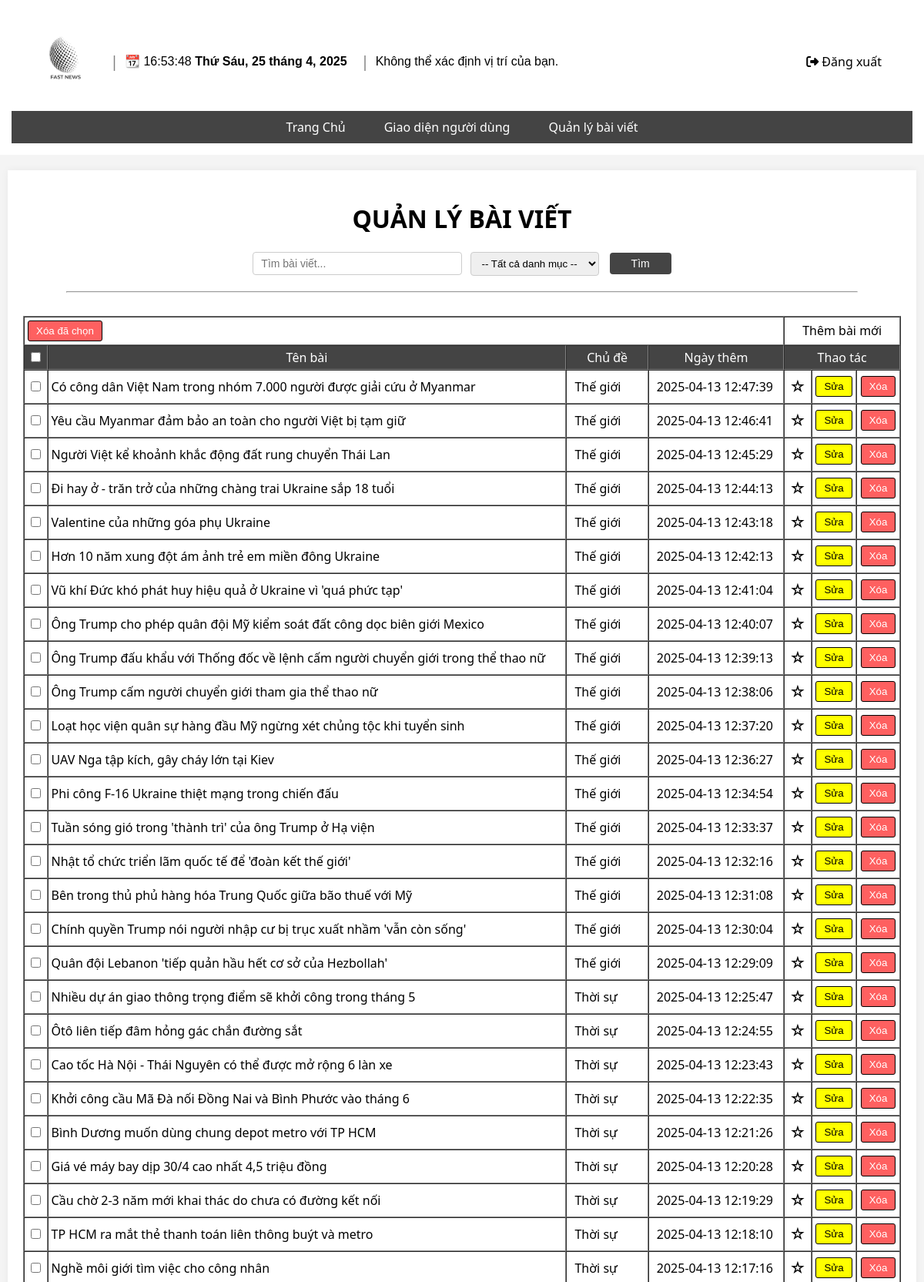
Screenshot of /news/admin/articleList.php (signed in, upper part) with the database file from the repository.
### tables this page shows
CREATE TABLE `news` (
  `id` int(11) NOT NULL,
  `title` varchar(255) NOT NULL,
  `description` text DEFAULT 'Mô tả',
  `content` text DEFAULT 'Nội dung',
  `image` varchar(255) DEFAULT 'img',
  `author` varchar(100) DEFAULT 'tác giả',
  `created_at` timestamp NOT NULL DEFAULT current_timestamp(),
  `category` varchar(255) NOT NULL,
  `is_featured` tinyint(1) NOT NULL DEFAULT 0,
  `views` int(11) NOT NULL DEFAULT 0
);

### news/admin/articleList.php (the view, shortened to what this page needs)
<?php
include '../functions/database.php';
$search = isset($_GET['search']) ? trim($_GET['search']) : '';
$selectedCategory = $_GET['category'] ?? '';
if ($search !== '' || $selectedCategory !== '') {
    $sql = "SELECT * FROM news WHERE 1";
    $params = [];
    $types = "";
    if ($search !== '') {
        $sql .= " AND title LIKE ?";
        $params[] = '%' . $search . '%';
        $types .= "s";
    }
    if ($selectedCategory !== '') {
        $sql .= " AND category = ?";
        $params[] = $selectedCategory;
        $types .= "s";
    }
    $sql .= " ORDER BY created_at DESC";
    $stmt = $conn->prepare($sql);
    $stmt->bind_param($types, ...$params);
    $stmt->execute();
    $result = $stmt->get_result();
} else {
    $result = $conn->query("SELECT * FROM news ORDER BY created_at DESC");
}
?>
<h1 style="text-align: center;"> QUẢN LÝ BÀI VIẾT</h1>
<form method="get" id="search-form">
    <input type="text" name="search" placeholder="Tìm bài viết..."
        value="<?= htmlspecialchars($search) ?>">
    <select name="category" id="selectCategories">
        <option value="">-- Tất cả danh mục --</option>
    </select>
    <button type="submit">Tìm</button>
</form>
<hr style="width: 90%; margin-bottom: 30px;">
<form id="form1" method="post">
    <table align="center" border="1" cellpadding="4" cellspacing="0" width="100%">
        <tr>
            <td colspan="4" align="left">
                <input class="deleteButton" id="xoahet" value="Xóa đã chọn" type="button">
            </td>
            <td colspan="3" align="center" nowrap>
                <a href="addArticle.php">Thêm bài mới</a>
            </td>
        </tr>
        <tr style="background-color:#444; color: white; text-align: center;">
            <td><input id="chonhet" type="checkbox"></td>
            <td>Tên bài</td>
            <td>Chủ đề</td>
            <td>Ngày thêm</td>
            <td colspan="3">Thao tác</td>
        </tr>
        <?php while ($row = $result->fetch_assoc()): ?>
            <tr>
                <td align="center">
                    <input name="chon" value="<?= $row['id'] ?>" class="chon" type="checkbox">
                </td>
                <td>
                    <a href="../page/articleDetails.php?id=<?= $row['id'] ?>">
                        <?= htmlspecialchars($row['title']) ?>
                    </a>
                </td>
                <td style="white-space: nowrap; padding: 10px;"><?= htmlspecialchars($row['category']) ?></td>
                <td style="white-space: nowrap; padding: 10px;"><?= $row['created_at'] ?></td>
                <td align="center">
                    <a href="../functions/addFeaturedArticle.php?id=<?= $row['id'] ?>"
                        onclick="return confirm('<?= $row['is_featured'] ? 'Bạn có muốn gỡ khỏi danh sách nổi bật?' : 'Đặt bài này thành nổi bật?' ?>')"
                        style="font-size: 20px; text-decoration: none;">
                        <?= $row['is_featured'] ? '⭐' : '☆' ?>
                    </a>
                </td>
                <td align="center">
                    <button id="editButton">
                        <a href="addArticle.php?id=<?= $row['id'] ?>">Sửa</a>
                    </button>
                </td>
                <td align="center">
                    <button class="deleteButton">
                        <a href="../functions/deleteArticle.php?id=<?= $row['id'] ?>"
                            onclick="return confirm('Bạn có chắc muốn xóa?')">Xóa</a>
                    </button>
                </td>
            </tr>
        <?php endwhile; ?>
    </table>
</form>
<?php
include '../includes/masterAdmin.php';
?>

### news/assets/css/index.css (style rules this page uses)
body { font-family: system-ui, -apple-system, BlinkMacSystemFont, "Segoe UI", Roboto, "Helvetica Neue", Arial, sans-serif; margin: 0 auto; padding: 0; background-color: #f4f4f4; max-width: 1250px; min-width: 750px; }
a { text-decoration: none; color: #000000; }

### news/assets/css/articleList.css (style rules this page uses)
#search-form { text-align: center; margin-bottom: 20px; }
#search-form input[type="text"] { padding: 6px 10px; width: 250px; font-size: 14px; border: 1px solid #ccc; border-radius: 4px; margin-right: 6px; }
#search-form button { width: 80px; padding: 6px 14px; font-size: 14px; background-color: #444; color: white; border: none; border-radius: 4px; cursor: pointer; margin-left: 10px !important; }
#selectCategories { padding: 6px 10px; border: solid 0.5px #ccc; border-radius: 4px; }
.deleteButton { background-color: rgb(254, 96, 96); color: white; border: solid 0.2px black; border-radius: 3px; padding: 5px 10px 5px 10px; }
.deleteButton a { text-decoration: none; color: white; }
#editButton { background-color: yellow; color: white; border: solid 0.2px black; border-radius: 3px; padding: 5px 10px 5px 10px; }

### rows the page displays
news: title "Có công dân Việt Nam trong nhóm 7.000 người được giải cứu ở Myanmar", category "Thế giới", created_at "2025-04-13 12:47:39"
news: title "Yêu cầu Myanmar đảm bảo an toàn cho người Việt bị tạm giữ", category "Thế giới", created_at "2025-04-13 12:46:41"
news: title "Người Việt kể khoảnh khắc động đất rung chuyển Thái Lan", category "Thế giới", created_at "2025-04-13 12:45:29"
news: title "Đi hay ở - trăn trở của những chàng trai Ukraine sắp 18 tuổi", category "Thế giới", created_at "2025-04-13 12:44:13"
news: title "Valentine của những góa phụ Ukraine", category "Thế giới", created_at "2025-04-13 12:43:18"
news: title "Hơn 10 năm xung đột ám ảnh trẻ em miền đông Ukraine", category "Thế giới", created_at "2025-04-13 12:42:13"
news: title "Vũ khí Đức khó phát huy hiệu quả ở Ukraine vì 'quá phức tạp'", category "Thế giới", created_at "2025-04-13 12:41:04"
news: title "Ông Trump cho phép quân đội Mỹ kiểm soát đất công dọc biên giới Mexico", category "Thế giới", created_at "2025-04-13 12:40:07"
news: title "Ông Trump đấu khẩu với Thống đốc về lệnh cấm người chuyển giới trong thể thao nữ", category "Thế giới", created_at "2025-04-13 12:39:13"
news: title "Ông Trump cấm người chuyển giới tham gia thể thao nữ", category "Thế giới", created_at "2025-04-13 12:38:06"
news: title "Loạt học viện quân sự hàng đầu Mỹ ngừng xét chủng tộc khi tuyển sinh", category "Thế giới", created_at "2025-04-13 12:37:20"
news: title "UAV Nga tập kích, gây cháy lớn tại Kiev", category "Thế giới", created_at "2025-04-13 12:36:27"
news: title "Phi công F-16 Ukraine thiệt mạng trong chiến đấu", category "Thế giới", created_at "2025-04-13 12:34:54"
news: title "Tuần sóng gió trong 'thành trì' của ông Trump ở Hạ viện", category "Thế giới", created_at "2025-04-13 12:33:37"
news: title "Nhật tổ chức triển lãm quốc tế để 'đoàn kết thế giới'", category "Thế giới", created_at "2025-04-13 12:32:16"
news: title "Bên trong thủ phủ hàng hóa Trung Quốc giữa bão thuế với Mỹ", category "Thế giới", created_at "2025-04-13 12:31:08"
news: title "Chính quyền Trump nói người nhập cư bị trục xuất nhầm 'vẫn còn sống'", category "Thế giới", created_at "2025-04-13 12:30:04"
news: title "Quân đội Lebanon 'tiếp quản hầu hết cơ sở của Hezbollah'", category "Thế giới", created_at "2025-04-13 12:29:09"
news: title "Nhiều dự án giao thông trọng điểm sẽ khởi công trong tháng 5", category "Thời sự", created_at "2025-04-13 12:25:47"
news: title "Ôtô liên tiếp đâm hỏng gác chắn đường sắt", category "Thời sự", created_at "2025-04-13 12:24:55"
news: title "Cao tốc Hà Nội - Thái Nguyên có thể được mở rộng 6 làn xe", category "Thời sự", created_at "2025-04-13 12:23:43"
news: title "Khởi công cầu Mã Đà nối Đồng Nai và Bình Phước vào tháng 6", category "Thời sự", created_at "2025-04-13 12:22:35"
news: title "Bình Dương muốn dùng chung depot metro với TP HCM", category "Thời sự", created_at "2025-04-13 12:21:26"
news: title "Giá vé máy bay dịp 30/4 cao nhất 4,5 triệu đồng", category "Thời sự", created_at "2025-04-13 12:20:28"
news: title "Cầu chờ 2-3 năm mới khai thác do chưa có đường kết nối", category "Thời sự", created_at "2025-04-13 12:19:29"
news: title "TP HCM ra mắt thẻ thanh toán liên thông buýt và metro", category "Thời sự", created_at "2025-04-13 12:18:10"
news: title "Nghề môi giới tìm việc cho công nhân", category "Thời sự", created_at "2025-04-13 12:17:16"
